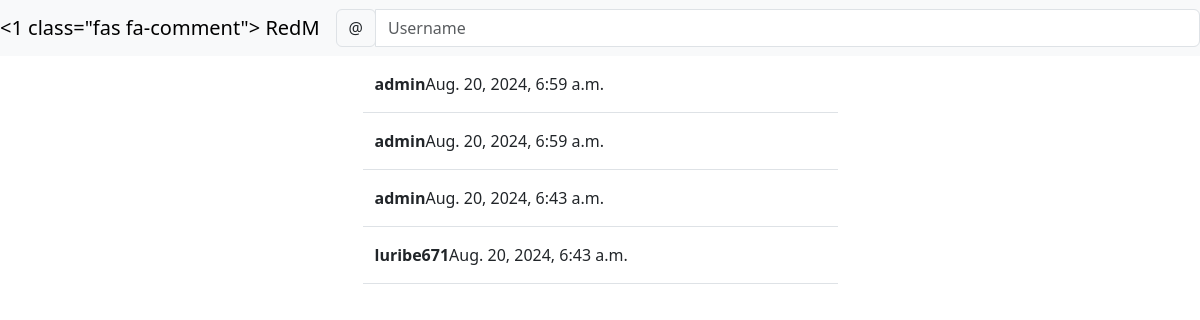
Page /social/ on the earlier database version.
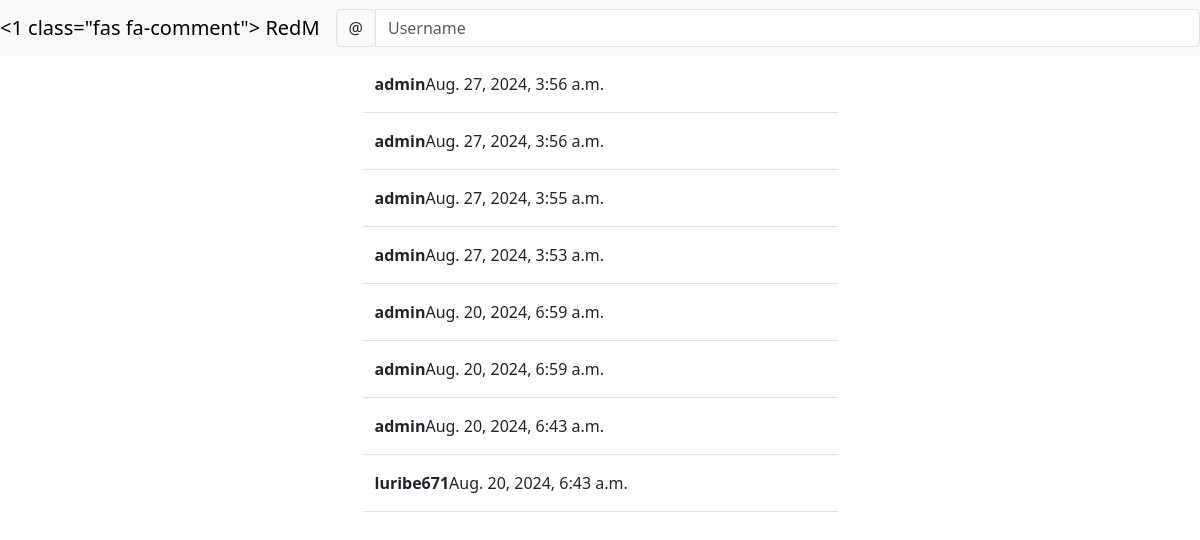
Same page on the later database version.
### social/models.py (models this page shows)
class Post(models.Model):
    body = models.TextField()
    created_on = models.DateTimeField(default=timezone.now)
    author = models.ForeignKey(User, on_delete=models.CASCADE)

### social/views.py (the view, shortened to what this page needs)
# urls.py: path('', PostListView.as_view(), name='post-list'),
class PostListView(View):
    def get(self, request,*args,**kwargs):
        posts = Post.objects.all().order_by('-created_on')
        form = PostForm()
        context = {
           'post_list':posts,
           'form': form,
        }
        return render(request, 'social/post_list.html',context)

### social/forms.py
class PostForm(forms.ModelForm):
    body = forms.CharField(
        label='',
        widget=forms.Textarea(attrs={
            'rows':'3',
            'placeholder': 'say something'
        }))
    class Meta:
        model = Post
        fields = ['body']

### social/templates/social/post_list.html (shortened to what this page needs)
{% extends 'landing/base.html' %}
{% load crispy_forms_tags %}
{% block content %}
<div class="container">
    {% for post in post_list %}
    <div class="row justify-content-center mt-3">
        <div class="col-md-5 col-sm-12 border-bottom">
            <p><strong>{{ post.author }}</strong>{{ post.created_on }}</p>
        </div>
    </div>
    {% endfor %}
</div>
{% endblock content %}

### landing/templates/landing/base.html (shortened to what this page needs)
<!doctype html>
<html lang="en">
  <head>
    <link href="https://cdn.jsdelivr.net/npm/bootstrap@5.3.3/dist/css/bootstrap.min.css" rel="stylesheet">
  </head>
  <body>
    {% include 'landing/navbar.html'%}
    {% block content %}
    {% endblock content %}
  </body>
</html>

### landing/templates/landing/navbar.html (shortened to what this page needs)
<nav class="navbar navbar-expand-lg navbar-light bg-light">
    <a class="navbar-brand"
    {% if user.is_autenticated %}
    href="{% url 'post-list' %}"
    {% else %}
    href="{% url 'index' %}"
    {% endif %}
    ><1 class="fas fa-comment"></1> RedM</a>
    <div class="input-group">
        <div class="input-group-prepend">
          <span class="input-group-text" id="basic-addon1">@</span>
        </div>
        <input type="text" class="form-control" placeholder="Username" aria-label="Username" aria-describedby="basic-addon1">
      </div>
  </nav>

Differences in the rows shown:
added Post: author "admin", created_on "Aug. 27, 2024, 3:56 a.m."
added Post: author "admin", created_on "Aug. 27, 2024, 3:56 a.m."
added Post: author "admin", created_on "Aug. 27, 2024, 3:55 a.m."
added Post: author "admin", created_on "Aug. 27, 2024, 3:53 a.m."
